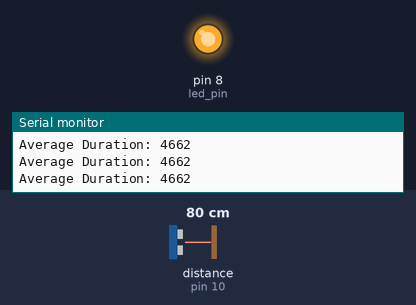
Recording of a sketch running on a simulated Arduino Uno, built with avr-gcc and run on an emulated ATmega328P. On the bench: output pins drawn as LEDs (lit = HIGH), the last lines printed to the serial monitor. Wiring (inferred from the names in the program): ultrasonic range finder: trigger pin 9; echo pin 10. The inputs (shaded band) are chosen by the test bench; at power-on: distance to the obstacle (sensor on pin 10) 80 cm. The echo pulse lasts 58.3 µs per cm; pins used as bus, display or sensor lines are not drawn.

Above: at 1.2 s.
1.3 s: distance to the obstacle (sensor on pin 10) set to 167 cm
2.8 s: distance to the obstacle (sensor on pin 10) set to 175 cm
At 3.7 s:
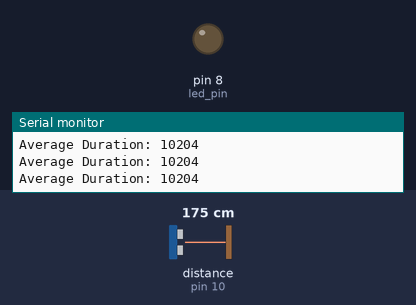
4.4 s: distance to the obstacle (sensor on pin 10) set to 2 cm
At 5.6 s:
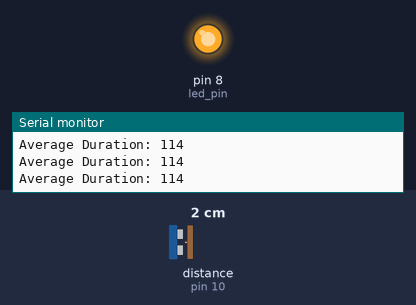
5.9 s: distance to the obstacle (sensor on pin 10) set to 250 cm
At 7.0 s:
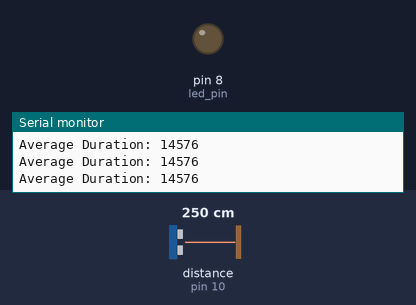
Timing chart, 0 to 8.6 s (numbered marks = the images above; inputs shaded):
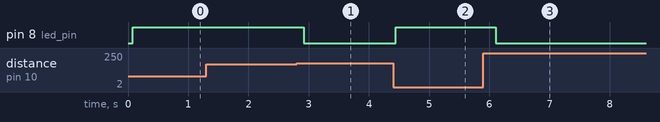

The sketch:

gpws.ino
```cpp
// Default values for pins
const int led_pin = 8;
const int trigPin = 9;
const int echoPin = 10;

// Number of readings to average
const int numReadings = 5;

void setup() {
  // Initialize serial communication
  Serial.begin(9600);

  // Set mode for the LED pin
  pinMode(led_pin, OUTPUT);

  // Set modes for the trigger and echo pin
  pinMode(trigPin, OUTPUT);
  pinMode(echoPin, INPUT);

  // Confirm initialization
  Serial.println("Ultrasonic Sensor Initialized");
}

void loop() {
  long totalDuration = 0;

  // Collect multiple readings
  for (int i = 0; i < numReadings; i++) {
    // Take the trigger pin LOW to start a pulse
    digitalWrite(trigPin, LOW);
    delayMicroseconds(2);

    // Take the trigger pin HIGH to send the ultrasonic pulse
    digitalWrite(trigPin, HIGH);
    delayMicroseconds(10);

    // Take the trigger pin LOW again to complete the pulse
    digitalWrite(trigPin, LOW);

    // Listen for a pulse on the echo pin
    long duration = pulseIn(echoPin, HIGH);

    // Add the reading to the total
    totalDuration += duration;

    // Short delay between individual readings
    delay(10);
  }

  // Calculate the average duration
  long averageDuration = totalDuration / numReadings;

  // Print the average duration to the Serial Monitor
  Serial.print("Average Duration: ");
  Serial.println(averageDuration);

  // Control the LED based on the average duration
  if (averageDuration < 10000) {
    digitalWrite(led_pin, HIGH);  // Turn the LED on
  } else {
    digitalWrite(led_pin, LOW);  // Turn the LED off
  }
}
```

Measured:
- the behaviour switches between 171 and 172 cm on distance to the obstacle (sensor on pin 10) (found by bisection; images 0 and 1)
- after the input at 2.8 s, pin 8 (led_pin): HIGH → LOW after 0.12 s
- after the input at 4.4 s, pin 8 (led_pin): LOW → HIGH at once
- after the input at 5.9 s, pin 8 (led_pin): HIGH → LOW after 0.21 s
